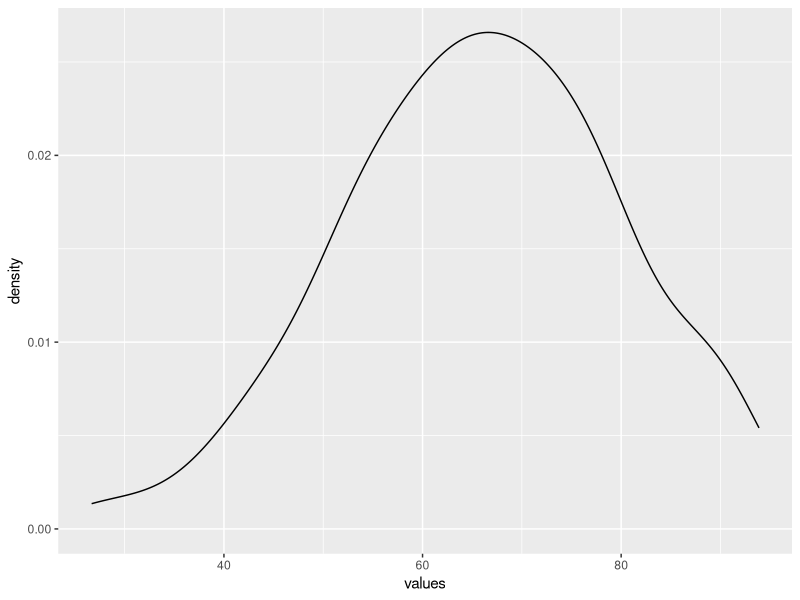
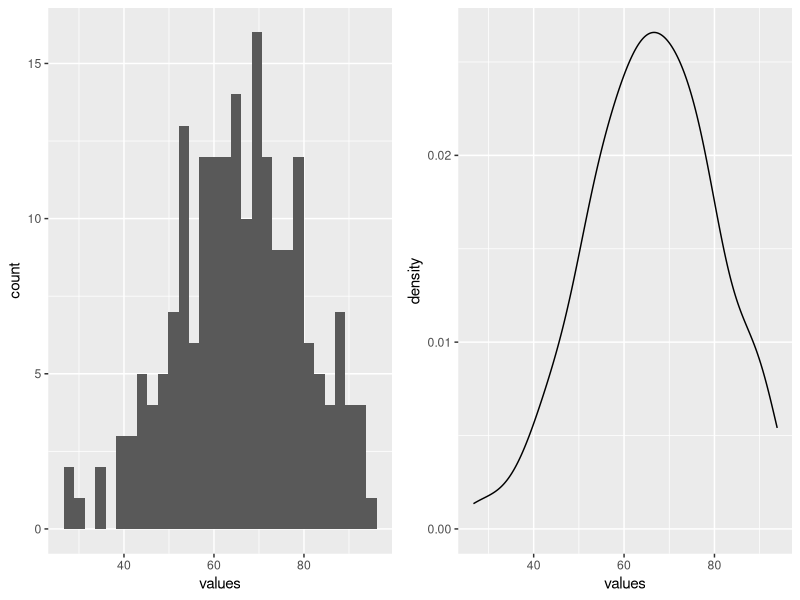
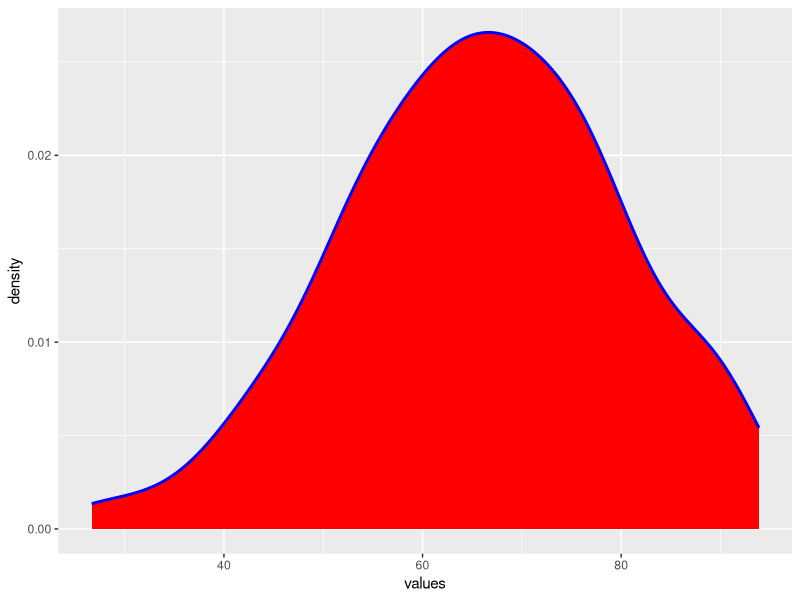
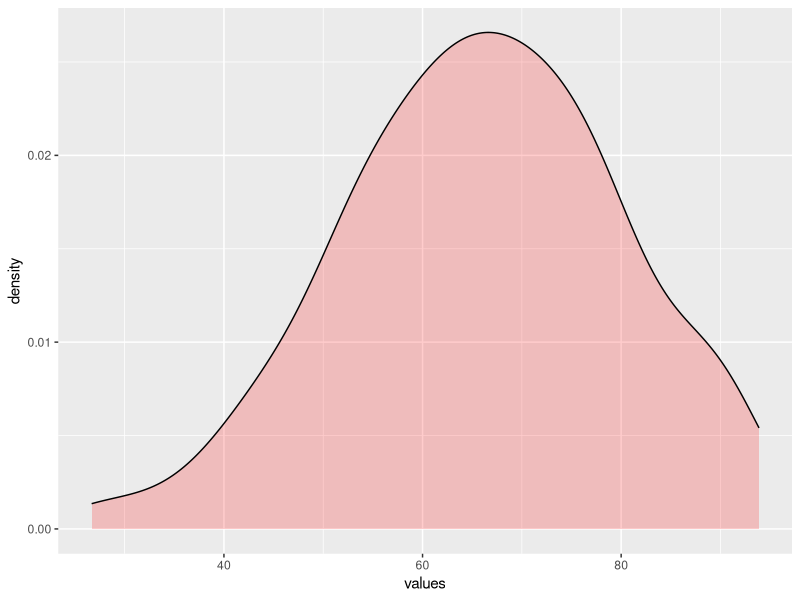

The R script that drew these images, in order:
## ---- chunk 1
knitr::opts_chunk$set(echo = TRUE, fig.align='center')

# title: Creating a density plot
# author: jonathan
# revised: 18/2/2020 

WEB <- c("https://bioceed.uib.no/dropfolder/bioSTATS/Rmd/Basic/Visualizing/Simple/density-plot.html")
GIT <- c("https://github.com/jonathansoule/biostats/blob/master/Basic/Visualizing/Simple/density-plot.Rmd")
library(ggplot2)
library(gridExtra)
## ---- chunk 2
# ID
ID <- 1:200
# sample data
values <- rnorm(200, mean=65, sd=15)
# dataframe
df <- data.frame(ID, values)
## ---- chunk 3
ggplot(df, aes(values)) + 
  geom_density()
## ---- chunk 4
grid.arrange(
  ggplot(df, aes(values)) +          # histogram
    geom_histogram(bins = 30),
  ggplot(df, aes(values)) +          # density plot
    geom_density(),
  ncol=2
)
## ---- chunk 5
ggplot(df, aes(values)) +  
  geom_density(fill="red", color="blue", size=1) 
## ---- chunk 6
ggplot(df, aes(values)) +  
  geom_density(fill="red", alpha=.2) 
